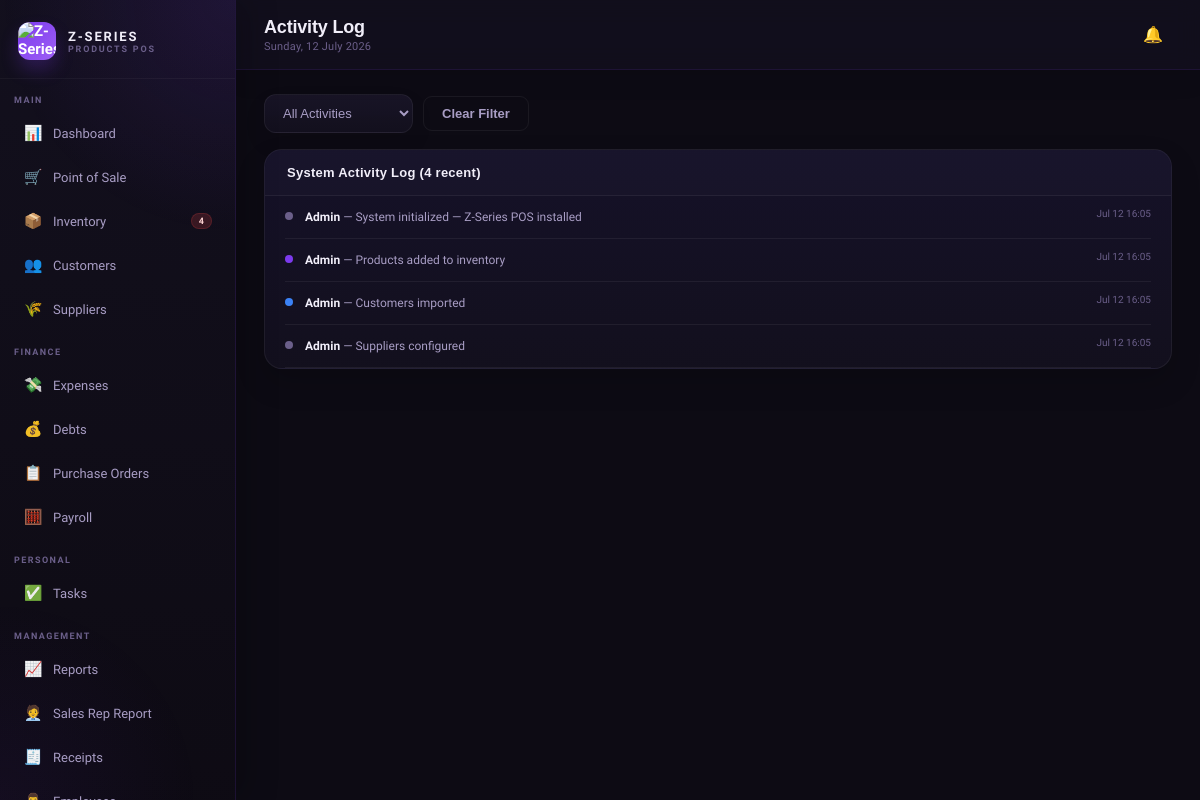
Screenshot of /activity.php (signed in) with the database file from the repository.
### tables this page shows
CREATE TABLE activity_log (
  id INT AUTO_INCREMENT PRIMARY KEY,
  user_id INT,
  user_name VARCHAR(100),
  action VARCHAR(255),
  details TEXT,
  type ENUM('sale','product','customer','expense','debt','po','task','payroll','system') DEFAULT 'system',
  created_at TIMESTAMP DEFAULT CURRENT_TIMESTAMP
);

### config.php (called while the page is built, shortened)
<?php
function appBaseUrl() {
    static $base = null;
    if ($base !== null) return $base;
    $script = str_replace('\\', '/', $_SERVER['SCRIPT_NAME'] ?? '');
    $dir = rtrim(dirname($script), '/');
    $base = ($dir === '' || $dir === '.') ? '' : $dir;
    return $base;
}
function appPath($path = '') {
    $path = ltrim((string)$path, '/');
    return appBaseUrl() . '/' . $path;
}
function hasPrivilege($privilege) {
    $role = $_SESSION['user_role'] ?? 'cashier';
    if ($role === 'admin') return true;
    $privileges = getUserPrivileges();
    return in_array($privilege, $privileges, true);
}
?>

### activity.php (the view, shortened to what this page needs)
<?php
$page_title = 'Activity Log';
$content_class = 'content premium-content';
require_once 'includes/header.php';
$type_f = $_GET['type']??'';
$allowed_types = ['sale','product','customer','expense','debt','po','task','payroll','system'];
if (!in_array($type_f, $allowed_types, true)) {
  $type_f = '';
}
if ($type_f) {
  $stmt = $conn->prepare("SELECT * FROM activity_log WHERE type = ? ORDER BY created_at DESC LIMIT 100");
  $stmt->bind_param('s', $type_f);
  $stmt->execute();
  $logs = $stmt->get_result();
} else {
  $logs = $conn->query("SELECT * FROM activity_log ORDER BY created_at DESC LIMIT 100");
}
$type_colors = ['sale'=>'var(--success)','product'=>'var(--purple)','customer'=>'var(--info)','expense'=>'var(--danger)','debt'=>'var(--warning)','po'=>'var(--purple2)','task'=>'var(--info)','payroll'=>'var(--purple)','system'=>'var(--text3)'];
?>
<form method="GET" style="display:contents"><div class="filter-bar">
  <select class="filter-select" name="type" onchange="this.form.submit()">
    <option value="">All Activities</option>
  </select>
  <a href="activity.php" class="btn btn-outline">Clear Filter</a>
</div></form>
<div class="card"><div class="card-header"><span class="card-title">System Activity Log (<?=$logs->num_rows?> recent)</span></div>
<div class="card-body" style="padding:0 20px">
<?php while($log=$logs->fetch_assoc()):
$color = $type_colors[$log['type']]??'var(--text3)';
?>
<div class="act-item">
  <div class="act-dot" style="background:<?=$color?>"></div>
  <div class="act-text">
    <span style="color:var(--text);font-weight:600"><?=htmlspecialchars($log['user_name']??'System')?></span>
    — <?=htmlspecialchars($log['action'])?>
  </div>
  <div class="act-time"><?=date('M d H:i',strtotime($log['created_at']))?></div>
</div>
<?php endwhile; if($logs->num_rows===0):?>
<div class="empty-state"><div class="empty-state-icon"></div><div class="empty-state-title">No activity yet</div></div>
<?php endif;?>
</div></div>
<?php require_once 'includes/footer.php'; ?>

### includes/header.php (shortened to what this page needs)
<?php
require_once __DIR__ . '/../config.php';
$current_page = basename($_SERVER['PHP_SELF'], '.php');
$low_stock_count = 0;
$ls = $conn->query("SELECT COUNT(*) as c FROM products WHERE stock <= low_stock_threshold AND status='active'");
if ($ls) $low_stock_count = $ls->fetch_assoc()['c'];
?>
<!DOCTYPE html>
<html lang="en">
<head>
<link rel="stylesheet" href="<?= htmlspecialchars(appPath('css/style.css'), ENT_QUOTES) ?>?v=<?= @filemtime(__DIR__ . '/../css/style.css') ?: time() ?>"/>
</head>
<body>
<div class="layout">
<div class="sidebar">
  <div class="sidebar-logo">
    <img class="sidebar-logo-icon" src="<?= htmlspecialchars(appPath('uploads/z series logo.png'), ENT_QUOTES) ?>" alt="Z-Series logo"/>
    <div>
      <div class="sidebar-logo-text">Z-SERIES</div>
      <div class="sidebar-logo-sub">Products POS</div>
    </div>
  </div>
  <div class="sidebar-section">Main</div>
  <?php if(hasPrivilege('dashboard')): ?>
  <a href="dashboard.php" class="nav-item <?= $current_page==='dashboard'?'active':'' ?>"><span class="nav-icon">📊</span> Dashboard</a>
  <?php endif; ?>
  <?php if(hasPrivilege('pos')): ?>
  <a href="pos.php" class="nav-item <?= $current_page==='pos'?'active':'' ?>"><span class="nav-icon">🛒</span> Point of Sale</a>
  <?php endif; ?>
  <?php if(hasPrivilege('inventory')): ?>
  <a href="inventory.php" class="nav-item <?= $current_page==='inventory'?'active':'' ?>">
    <span class="nav-icon">📦</span> Inventory
    <?php if($low_stock_count>0): ?><span class="nav-badge"><?= $low_stock_count ?></span><?php endif; ?>
  </a>
  <?php endif; ?>
  <?php if(hasPrivilege('customers')): ?>
  <a href="customers.php" class="nav-item <?= $current_page==='customers'?'active':'' ?>"><span class="nav-icon">👥</span> Customers</a>
  <?php endif; ?>
  <?php if(hasPrivilege('suppliers')): ?>
  <a href="suppliers.php" class="nav-item <?= $current_page==='suppliers'?'active':'' ?>"><span class="nav-icon">🌾</span> Suppliers</a>
  <?php endif; ?>
  <div class="sidebar-section">Finance</div>
  <?php if(hasPrivilege('expenses')): ?>
  <a href="expenses.php" class="nav-item <?= $current_page==='expenses'?'active':'' ?>"><span class="nav-icon">💸</span> Expenses</a>
  <?php endif; ?>
  <?php if(hasPrivilege('debts')): ?>
  <a href="debts.php" class="nav-item <?= $current_page==='debts'?'active':'' ?>"><span class="nav-icon">💰</span> Debts</a>
  <?php endif; ?>
  <?php if(hasPrivilege('purchase_orders')): ?>
  <a href="purchase_orders.php" class="nav-item <?= $current_page==='purchase_orders'?'active':'' ?>"><span class="nav-icon">📋</span> Purchase Orders</a>
  <?php endif; ?>
  <?php if(hasPrivilege('payroll')): ?>
  <a href="payroll.php" class="nav-item <?= $current_page==='payroll'?'active':'' ?>">
    <span class="nav-icon">🧮</span> Payroll
  </a>
  <?php endif; ?>
  <div class="sidebar-section">Personal</div>
  <?php if(hasPrivilege('tasks')): ?>
  <a href="tasks.php" class="nav-item <?= $current_page==='tasks'?'active':'' ?>">
    <span class="nav-icon">✅</span> Tasks
  </a>
  <?php endif; ?>
  <div class="sidebar-section">Management</div>
  <?php if(hasPrivilege('reports')): ?>
  <a href="reports.php" class="nav-item <?= $current_page==='reports'?'active':'' ?>"><span class="nav-icon">📈</span> Reports</a>
  <a href="cashier_sales.php" class="nav-item <?= $current_page==='cashier_sales'?'active':'' ?>"><span class="nav-icon">🧑‍💼</span> Sales Rep Report</a>
  <?php endif; ?>
  <?php if(hasPrivilege('receipts')): ?>
  <a href="receipts.php" class="nav-item <?= $current_page==='receipts'?'active':'' ?>"><span class="nav-icon">🧾</span> Receipts</a>
  <?php endif; ?>
  <?php if(hasPrivilege('employees')): ?>
  <a href="employees.php" class="nav-item <?= $current_page==='employees'?'active':'' ?>"><span class="nav-icon">👨‍💼</span> Employees</a>
  <?php endif; ?>
</div>
<div class="main">
<div class="topbar">
  <div class="topbar-left">
    <div>
      <div class="topbar-title"><?= $page_title ?? 'Dashboard' ?></div>
      <div class="topbar-sub"><?= date('l, d F Y') ?></div>
    </div>
  </div>
  <div class="topbar-right">
    <div class="notif-wrap">
      <button id="notif-btn" class="notif-btn" aria-haspopup="true" aria-expanded="false">
        <span class="notif-icon">🔔</span>
      </button>
    </div>
  </div>
</div>
<div class="<?= htmlspecialchars($content_class ?? 'content') ?>">

### includes/footer.php (shortened to what this page needs)
</div>
</div>
</div>
</body>
</html>

### rows the page displays
activity_log: user_name "Admin", action "System initialized — Z-Series POS installed", created_at "Jul 12 16:05"
activity_log: user_name "Admin", action "Products added to inventory", created_at "Jul 12 16:05"
activity_log: user_name "Admin", action "Customers imported", created_at "Jul 12 16:05"
activity_log: user_name "Admin", action "Suppliers configured", created_at "Jul 12 16:05"

### other values shown
$low_stock_count "4"
$page_title "Activity Log"
$logs->num_rows "4"
